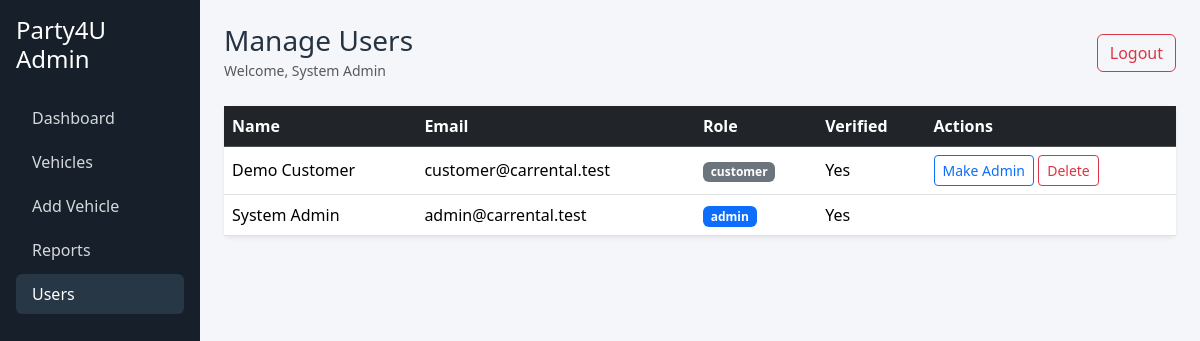
The page /admin/yana_users.php (signed in) on the database its author committed.
### tables this page shows
CREATE TABLE IF NOT EXISTS users (
    user_id INT UNSIGNED NOT NULL AUTO_INCREMENT,
    full_name VARCHAR(120) NOT NULL,
    email VARCHAR(190) NOT NULL,
    password VARCHAR(255) NOT NULL,
    role ENUM('admin', 'customer') NOT NULL DEFAULT 'customer',
    is_verified TINYINT(1) NOT NULL DEFAULT 0,
    verification_code VARCHAR(64) DEFAULT NULL,
    created_at DATETIME NOT NULL DEFAULT CURRENT_TIMESTAMP,
    updated_at DATETIME NOT NULL DEFAULT CURRENT_TIMESTAMP
        ON UPDATE CURRENT_TIMESTAMP,
    PRIMARY KEY (user_id),
    UNIQUE KEY uq_users_email (email),
    UNIQUE KEY uq_users_verification_code (verification_code)
);

### admin/yana_users.php (the view, shortened to what this page needs)
<?php
require_once __DIR__ . '/../includes/leanne_db.php';
$users = mysqli_query($conn, 'SELECT user_id, full_name, email, role, is_verified FROM users ORDER BY user_id DESC');
?>
<!DOCTYPE html>
<html lang="en">
<head>
    <link href="https://cdn.jsdelivr.net/npm/bootstrap@5.3.3/dist/css/bootstrap.min.css" rel="stylesheet">
    <link href="../assets/css/style.css" rel="stylesheet">
</head>
<body>
<div class="container-fluid">
    <div class="row">
        <aside class="col-md-3 col-lg-2 p-3 sidebar">
            <h4 class="text-white mb-4">Party4U Admin</h4>
            <nav class="nav flex-column gap-1">
                <a class="nav-link rounded" href="jeiven_dashboard.php">
                    Dashboard
                </a>
                <a class="nav-link rounded" href="jeiven_cars.php">
                    Vehicles
                </a>
                <a class="nav-link rounded" href="jeiven_add_car.php">
                    Add Vehicle
                </a>
                <a class="nav-link rounded" href="jeiven_reports.php">
                    Reports
                </a>
                <a class="nav-link rounded active" href="yana_users.php">
                    Users
                </a>
            </nav>
        </aside>
    <main class="col-md-9 col-lg-10 px-md-4 py-4">
        <div class="d-flex justify-content-between align-items-center mb-4">
            <div><h1 class="h3 mb-0">Manage Users</h1><small class="text-muted">Welcome, <?php echo htmlspecialchars($_SESSION['full_name']); ?></small></div>
            <a href="../yana_logout.php" class="btn btn-outline-danger">Logout</a>
        </div>
        <div class="card shadow-sm border-0"><div class="card-body p-0"><div class="table-responsive">
            <table class="table table-hover mb-0 align-middle">
                <thead class="table-dark"><tr><th>Name</th><th>Email</th><th>Role</th><th>Verified</th><th>Actions</th></tr></thead>
                <tbody>
                <?php while ($user = mysqli_fetch_assoc($users)): ?>
                    <tr>
                        <td><?php echo htmlspecialchars($user['full_name']); ?></td>
                        <td><?php echo htmlspecialchars($user['email']); ?></td>
                        <td><span class="badge text-bg-<?php echo $user['role'] === 'admin' ? 'primary' : 'secondary'; ?>"><?php echo htmlspecialchars($user['role']); ?></span></td>
                        <td><?php echo (int) $user['is_verified'] === 1 ? 'Yes' : 'No'; ?></td>
                        <td>
                        <?php if ((int) $user['user_id'] !== (int) $_SESSION['user_id']): ?>
                            <form method="post" class="d-inline">
                                <button name="action" value="<?php echo $user['role'] === 'admin' ? 'make_customer' : 'make_admin'; ?>" class="btn btn-sm btn-outline-primary"><?php echo $user['role'] === 'admin' ? 'Make Customer' : 'Make Admin'; ?></button>
                                <button name="action" value="delete" class="btn btn-sm btn-outline-danger" onclick="return confirm('Delete this user?')">Delete</button>
                            </form>
                        <?php endif; ?>
                        </td>
                    </tr>
                <?php endwhile; ?>
                </tbody>
            </table>
        </div></div></div>
    </main>
    </div>
</div>
</body>
</html>

### assets/css/style.css (style rules this page uses)
:root { --brand-navy: #17202a; --brand-ink: #263342; --brand-sky: #eef6fb; --brand-green: #1f8a5b; }
body { background: #f4f6f9; color: var(--brand-ink); }
.sidebar { background: var(--brand-navy); min-height: 100vh; }
.sidebar a { color: #d5d8dc; text-decoration: none; }
.sidebar a:hover, .sidebar a.active { background: #273746; color: #fff; }
.table td, .table th { white-space: nowrap; }

### rows shown on the page
users: full_name "Demo Customer", email "customer@carrental.test", role "customer", is_verified "Yes", shows "Make Admin"
users: full_name "System Admin", email "admin@carrental.test", role "admin", is_verified "Yes"

### other values the page prints
$_SESSION['full_name'] "System Admin"
